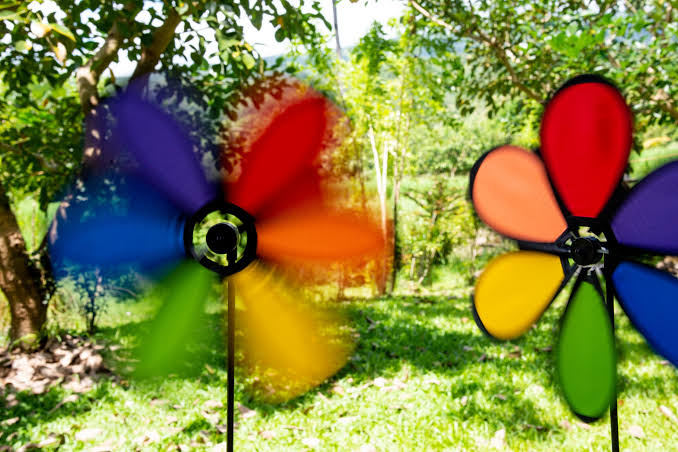
#> input picture Cluster05-Image-Enhancement/input.jpg, 678 x 452 px
$ python image_enhancement.py
#> lines starting #> are read from the running program, lines starting #| are printed output that depends on the picture

import cv2
import numpy as np

# Load the input image
image = cv2.imread("input.jpg")
#> image is the input picture: shape (452, 678, 3); mean B, G, R 69.2, 130.1, 134

if image is None:
    print("Error: Image not found!")
else:
    # Improve brightness and contrast using CLAHE
    lab = cv2.cvtColor(image, cv2.COLOR_BGR2LAB)
#> lab: shape (452, 678, 3); mean of channels 0, 1, 2 139, 123.9, 159.3
    l, a, b = cv2.split(lab)
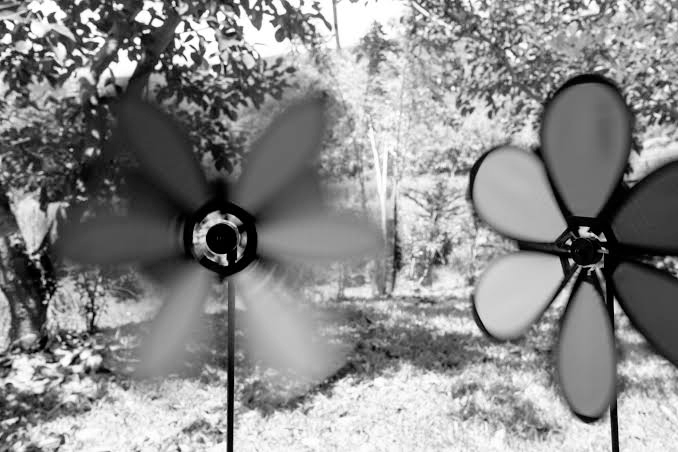
#> l: shape (452, 678); min 0, max 255, mean 139
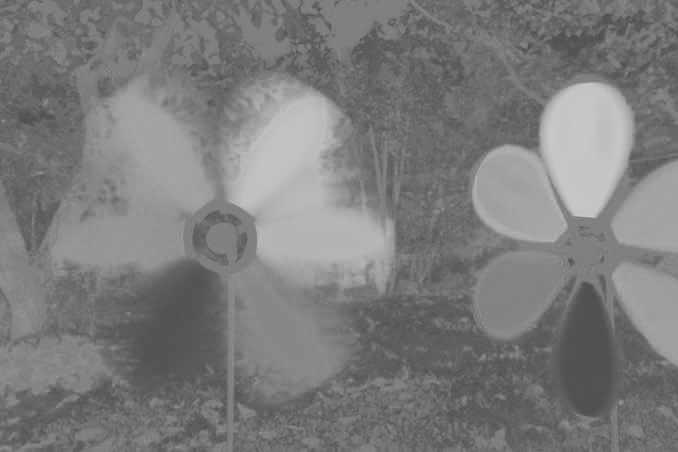
#> a: shape (452, 678); min 78, max 202, mean 123.9
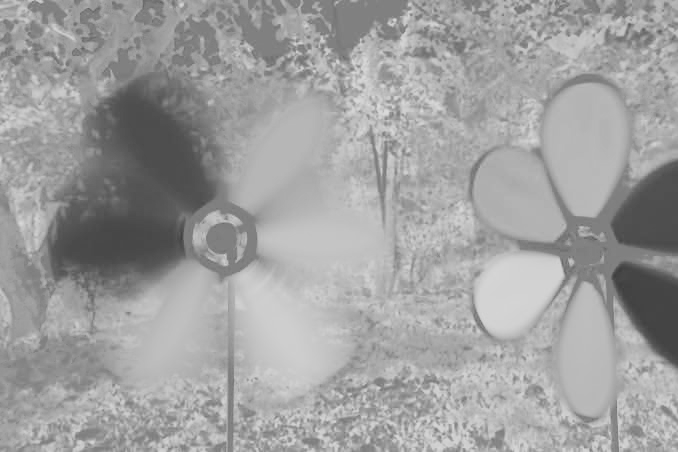
#> b: shape (452, 678); min 61, max 220, mean 159.3

    clahe = cv2.createCLAHE(
        clipLimit=2.0,
        tileGridSize=(8, 8)
    )
    enhanced_l = clahe.apply(l)
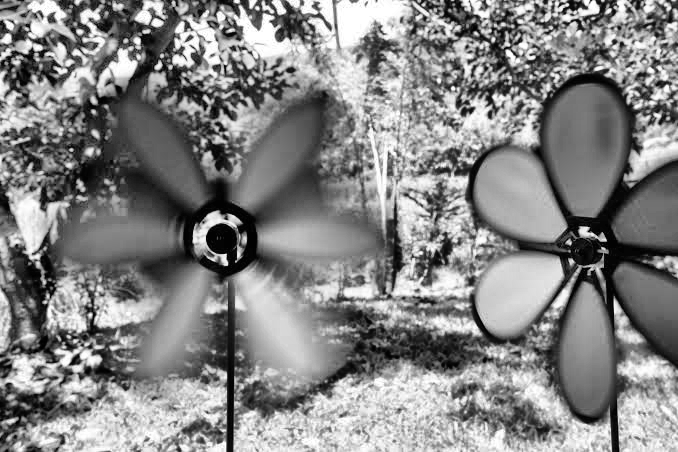
#> enhanced_l: shape (452, 678); min 0, max 255, mean 132.9

    enhanced_lab = cv2.merge((enhanced_l, a, b))
#> enhanced_lab: shape (452, 678, 3); mean of channels 0, 1, 2 132.9, 123.9, 159.3
    enhanced = cv2.cvtColor(
        enhanced_lab, cv2.COLOR_LAB2BGR
    )
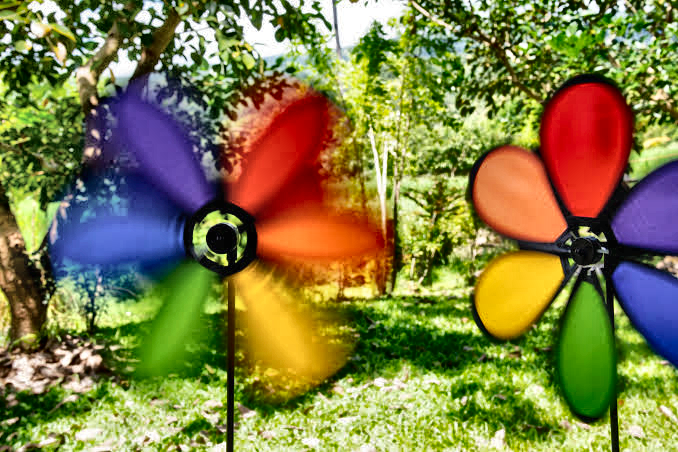
#> enhanced: shape (452, 678, 3); mean B, G, R 69.1, 124.8, 128.9

    # Improve sharpness
    blurred = cv2.GaussianBlur(
        enhanced, (0, 0), 2
    )
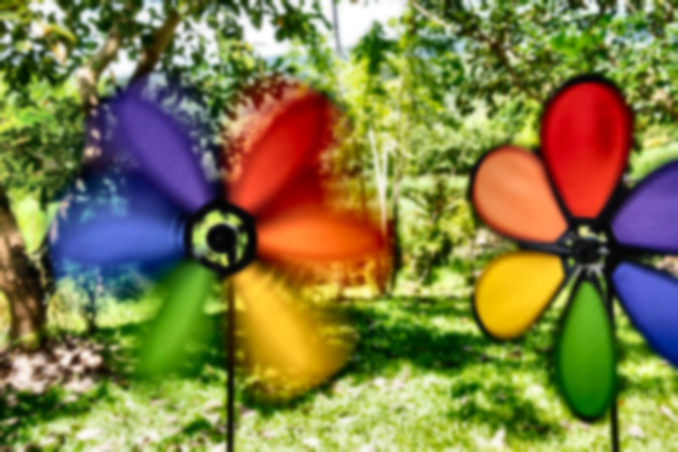
#> blurred: shape (452, 678, 3); mean B, G, R 69.1, 124.8, 128.9
    sharpened = cv2.addWeighted(
        enhanced, 1.5, blurred, -0.5, 0
    )
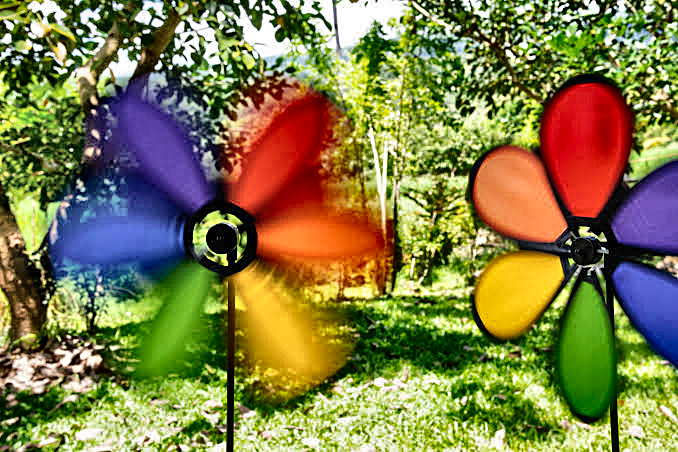
#> sharpened: shape (452, 678, 3); mean B, G, R 70.8, 124.5, 128.9

    # Save the enhanced image
    cv2.imwrite("enhanced_image.jpg", sharpened)

    # Display original and enhanced images
    cv2.imshow("Original Image", image)
    cv2.imshow("Enhanced Image", sharpened)

    cv2.waitKey(0)
    cv2.destroyAllWindows()

    print("Image enhancement completed!")
